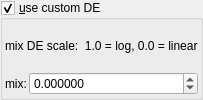
    <widget class="MyGroupBox" name="groupCheck_transf_function_enabledAw_false">
     <property name="title">
      <string>&amp;use custom DE</string>
     </property>
     <property name="checkable">
      <bool>true</bool>
     </property>
     <layout class="QVBoxLayout" name="verticalLayout_15" stretch="0,0">
      <property name="spacing">
       <number>2</number>
      </property>
      <property name="leftMargin">
       <number>2</number>
      </property>
      <property name="topMargin">
       <number>2</number>
      </property>
      <property name="rightMargin">
       <number>2</number>
      </property>
      <property name="bottomMargin">
       <number>2</number>
      </property>
      <item>
       <widget class="QLabel" name="label_119">
        <property name="text">
         <string>mix DE scale:  1.0 = log, 0.0 = linear</string>
        </property>
       </widget>
      </item>
      <item>
       <layout class="QHBoxLayout" name="horizontalLayout_29" stretch="0,1">
        <item>
         <widget class="QLabel" name="label_118">
          <property name="text">
           <string>mix:</string>
          </property>
         </widget>
        </item>
        <item>
         <widget class="MyDoubleSpinBox" name="spinbox_transf_scaleB_1">
          <property name="sizePolicy">
           <sizepolicy hsizetype="Minimum" vsizetype="Maximum">
            <horstretch>0</horstretch>
            <verstretch>0</verstretch>
           </sizepolicy>
          </property>
          <property name="prefix">
           <string/>
          </property>
          <property name="suffix">
           <string/>
          </property>
          <property name="decimals">
           <number>6</number>
          </property>
          <property name="minimum">
           <double>-99.999989999999997</double>
          </property>
          <property name="maximum">
           <double>99.999989999999997</double>
          </property>
          <property name="singleStep">
           <double>0.100000000000000</double>
          </property>
         </widget>
        </item>
       </layout>
      </item>
     </layout>
    </widget>
